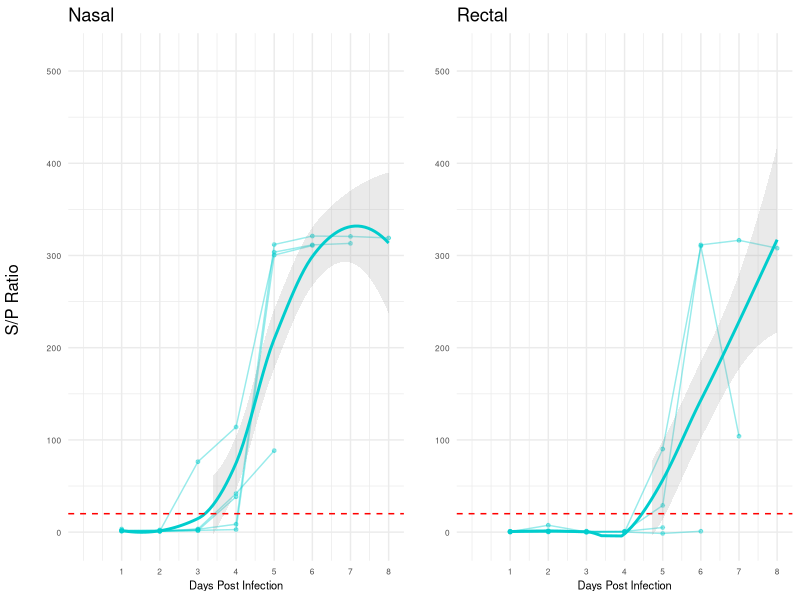
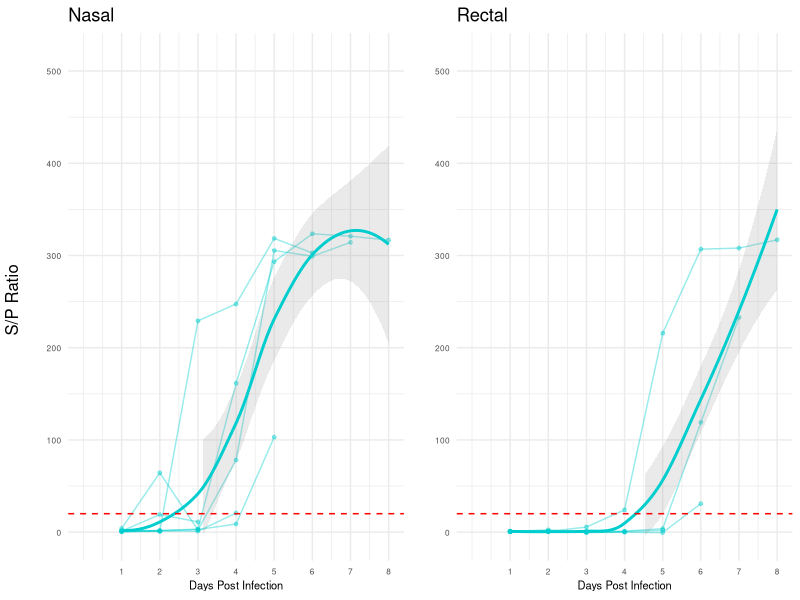
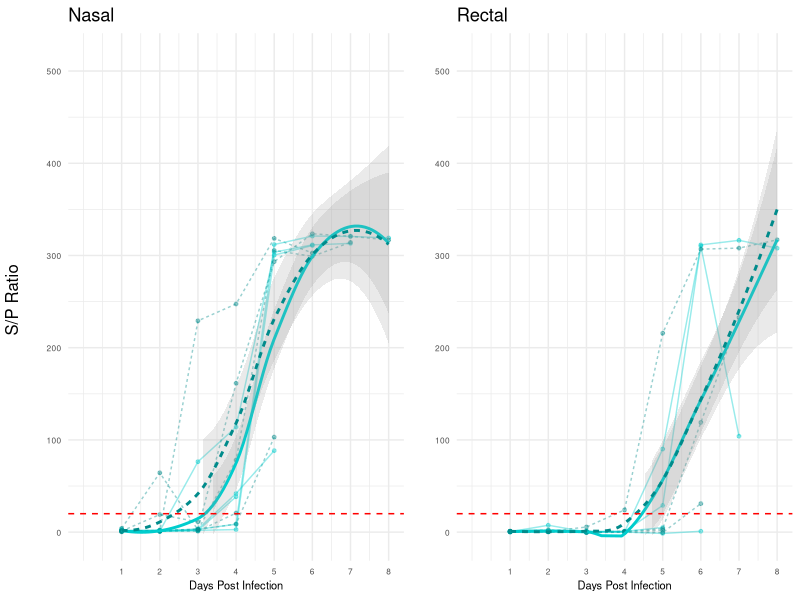
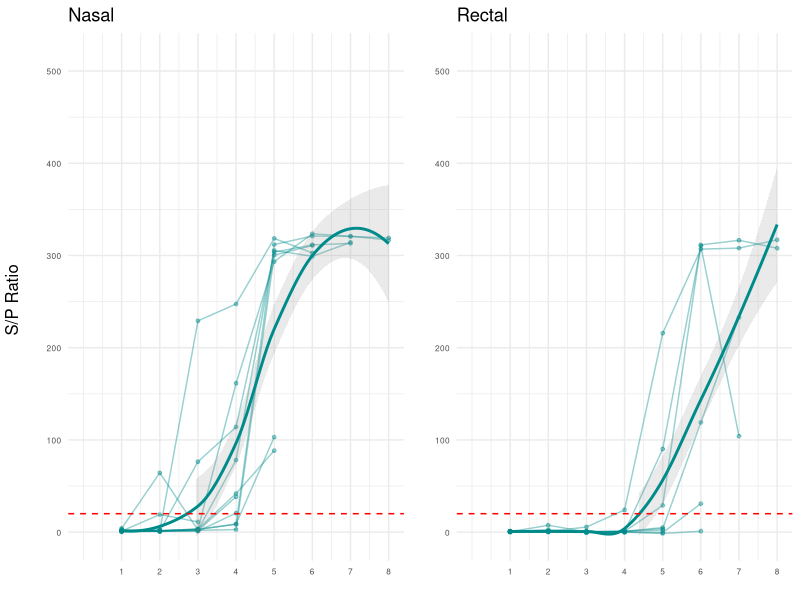

Write R code to recreate these figures, in order.

#############################################################################################################
# Code written by: Catherine M. Herzog, PhD MPH
# Code last modified on: April 8, 2024
# Code purpose: analyze and visualize AgELISA antigen data for goat sacrifice experiment

#############################################################################################################


######################
#  Load libraries ----
######################

library(ggplot2)   # for plotting figures
library(gridExtra) # for grid.arrange function in doing multiple plots for jpeg
library(tidyverse) # for piping %>%



###############################################
#  Molecular Data Import, Data Management  ----
###############################################

# Load the data by pointing to the location within the project that this data resides (do not need to setwd)
# Note: parenthesis are backward compared to Windows Explorer paths
molecdat <- read.csv("data/goat_sac/mol/molecdat_clean_goatsac.csv", header = TRUE, stringsAsFactors = FALSE)

# Making sure each variable (column in data frame) is of the correct data type (factor, numeric, character, etc)
molecdat_noc <- molecdat %>% select(eartag, expt, species, dpi, barn, od, sp, status, 
                                    od_f, sp_f, status_f, notes1, notes2)

molecdat_noc$eartag <- as.factor(molecdat_noc$eartag)
molecdat_noc$expt <- as.factor(molecdat_noc$expt)
molecdat_noc$species <- as.factor(molecdat_noc$species)
molecdat_noc$barn <- as.factor(molecdat_noc$barn)
molecdat_noc$status <- as.factor(molecdat_noc$status)
molecdat_noc$status_f <- as.factor(molecdat_noc$status_f)

# Setting the line and symbol colors for each barn and status
barncol <- c("2" = "cyan3", "6" = "cyan4")
color2 <- c("cyan4")


# Split data into each barn, and have combined barns
barn2_ag <- subset(molecdat_noc, barn == 2) 
barn6_ag <- subset(molecdat_noc, barn == 6)
barns26_ag <- subset(molecdat_noc, barn == 2 | barn == 6)


#####################
#  Barn 2 ----
#####################
# Barn 2: 8 Experimental Goats
# Smooth: LOESS 

ag_n_barn2 <- ggplot(barn2_ag, aes(dpi, sp, color = "cyan3")) +
              geom_line(aes(group = eartag), alpha = 0.4) +
              geom_point(size = 1, alpha = 0.4) +
              stat_smooth(method = "loess", formula = y ~ x, size =1, alpha = 0.2) +
              scale_x_continuous(limits = c(0,8), breaks = seq(0:8)) +
              scale_y_continuous(limits = c(-5, 515)) +
              labs(title = "Nasal", x = "Days Post Infection", y = "") +
              scale_color_manual(name = "Barn 2: Nasal Status", 
                                 #labels = c("Goats", "Goats"),
                                 values = "cyan3") +
              geom_hline(yintercept = 20, linetype ="dashed", color = "red") +
              theme_minimal() + 
              theme(legend.position = "none", axis.title.y = element_text(size = 8), 
                    axis.title.x = element_text(size = 8), axis.text=element_text(size=6))

ag_r_barn2 <- ggplot(barn2_ag, aes(dpi, sp_f, color = "cyan3")) +
              geom_line(aes(group = eartag), alpha = 0.4) +
              geom_point(size = 1, alpha = 0.4) +
              stat_smooth(method = "loess", formula = y ~ x, size =1, alpha = 0.2) +
              scale_x_continuous(limits = c(0,8), breaks = seq(0:8)) +
              scale_y_continuous(limits = c(-5, 515)) +
              labs(title = "Rectal", x = "Days Post Infection", y = "") +
              scale_color_manual(name = "Barn 2: Rectal Status", 
                                 #labels = c("Goats", "Goats"),
                                 values = "cyan3") +
              geom_hline(yintercept = 20, linetype ="dashed", color = "red") +
              theme_minimal() + 
              theme(legend.position = "none", axis.title.y = element_text(size = 8), 
                    axis.title.x = element_text(size = 8), axis.text=element_text(size=6))


#####################
#  Barn 6 ----
#####################
# Barn 6: 8 Experimental Goats
# Smooth: LOESS 

ag_n_barn6 <- ggplot(barn6_ag, aes(dpi, sp, color = "cyan3")) +
              geom_line(aes(group = eartag), alpha = 0.4) +
              geom_point(size = 1, alpha = 0.4) +
              stat_smooth(method = "loess", formula = y ~ x, size =1, alpha = 0.2) +
              scale_x_continuous(limits = c(0,8), breaks = seq(0:8)) +
              scale_y_continuous(limits = c(-5, 515)) +
              labs(title = "Nasal", x = "Days Post Infection", y = "") +
              scale_color_manual(name = "Barn 6: Nasal Status", 
                                 #labels = c("Goats", "Goats"),
                                 values = "cyan3") + 
              geom_hline(yintercept = 20, linetype ="dashed", color = "red") +
              theme_minimal() + 
              theme(legend.position = "none", axis.title.y = element_text(size = 8), 
                    axis.title.x = element_text(size = 8), axis.text=element_text(size=6))


ag_r_barn6 <- ggplot(barn6_ag, aes(dpi, sp_f, color = "cyan3")) +
              geom_line(aes(group = eartag), alpha = 0.4) +
              geom_point(size = 1, alpha = 0.4) +
              stat_smooth(method = "loess", formula = y ~ x, size =1, alpha = 0.2) +
              scale_x_continuous(limits = c(0,8), breaks = seq(0:8)) +
              scale_y_continuous(limits = c(-5, 515)) +
              labs(title = "Rectal", x = "Days Post Infection", y = "") +
              scale_color_manual(name = "Barn 6: Rectal Status", 
                                 #labels = c("Goats", "Goats"),
                                 values = "cyan3") +
              geom_hline(yintercept = 20, linetype ="dashed", color = "red") +
              theme_minimal() +
              theme(legend.position = "none", axis.title.y = element_text(size = 8), 
                    axis.title.x = element_text(size = 8), axis.text=element_text(size=6))




######################
#  Combined Barns ----
######################
# All experimental barns together, total 16 experimental Goats
# Smooth: LOESS 

ag_n_barns26 <- ggplot(barns26_ag, aes(dpi, sp, color = barn, linetype = barn)) +
                geom_line(aes(group = eartag, linetype = barn), alpha = 0.4) +
                geom_point(size = 1, alpha = 0.4) +
                stat_smooth(aes(group=barn), method = "loess", formula = y ~ x, size =1, alpha = 0.2) +
                scale_x_continuous(limits = c(0,8), breaks = seq(0:8)) +
                scale_y_continuous(limits = c(-5, 515)) +
                labs(title = "Nasal", x = "Days Post Infection", y = "") +
                scale_color_manual(#name = "Nasal Status", 
                                   #labels = c("Goats", "Goats"),
                                   values = barncol) +  
                geom_hline(yintercept = 20, linetype ="dashed", color = "red") +
                theme_minimal() +
                theme(legend.position = "none", axis.title.y = element_text(size = 8), 
                      axis.title.x = element_text(size = 8), axis.text=element_text(size=6))

ag_r_barns26 <- ggplot(barns26_ag, aes(dpi, sp_f, color = barn, linetype = barn)) +
                geom_line(aes(group = eartag, linetype = barn), alpha = 0.4) +
                geom_point(size = 1, alpha = 0.4) +
                stat_smooth(aes(group=barn), method = "loess", formula = y ~ x, size =1, alpha = 0.2) +
                scale_x_continuous(limits = c(0,8), breaks = seq(0:8)) +
                scale_y_continuous(limits = c(-5, 515)) +
                labs(title = "Rectal", x = "Days Post Infection", y = "") +
                scale_color_manual(#name = "Rectal Status", 
                                   #labels = c("Goats", "Goats"),
                                   values = barncol) +  
                geom_hline(yintercept = 20, linetype ="dashed", color = "red") +
                theme_minimal() +
                theme(legend.position = "none", axis.title.y = element_text(size = 8), 
                      axis.title.x = element_text(size = 8), axis.text=element_text(size=6))


ag_n_barns26c <- ggplot(barns26_ag, aes(dpi, sp, color = species)) +
                 geom_line(aes(group = eartag), alpha = 0.4) +
                 geom_point(size = 1, alpha = 0.4) +
                 stat_smooth(method = "loess", formula = y ~ x, size =1, alpha = 0.2) +
                 scale_x_continuous(limits = c(0,8), breaks = seq(0:8)) +
                 scale_y_continuous(limits = c(-5, 515)) +
                 labs(title = "Nasal", x = "", y = "") +
                 scale_color_manual(#name = "Nasal Status",
                   #labels = c("Goats"),
                   values = color2) +
                 geom_hline(yintercept = 20, linetype ="dashed", color = "red") +
                 theme_minimal() +
                 theme(legend.position = "none", axis.title.y = element_text(size = 8), 
                       axis.title.x = element_text(size = 8), axis.text=element_text(size=6))

ag_r_barns26c <- ggplot(barns26_ag, aes(dpi, sp_f, color = species)) +
                 geom_line(aes(group = eartag), alpha = 0.4) +
                 geom_point(size = 1, alpha = 0.4) +
                 stat_smooth(method = "loess", formula = y ~ x, size =1, alpha = 0.2) +
                 scale_x_continuous(limits = c(0,8), breaks = seq(0:8)) +
                 scale_y_continuous(limits = c(-5, 515)) +
                 labs(title = "Rectal", x = "", y = "") +
                 scale_color_manual(#name = "Rectal Status", 
                   #labels = c("Goats"),
                   values = color2) +  
                 geom_hline(yintercept = 20, linetype ="dashed", color = "red") +
                 theme_minimal() +
                 theme(legend.position = "none", axis.title.y = element_text(size = 8), 
                       axis.title.x = element_text(size = 8), axis.text=element_text(size=6))


########################################
#  Saving figures to file (as jpeg) ----
########################################

jpeg("output/goat_sac/pprv_goatsac_agelisa_barn2_todpi8.jpeg", width = 6, height = 3, units = "in", quality = 100, res = 600)
grid.arrange(ag_n_barn2, ag_r_barn2, ncol=2, left = "S/P Ratio")
invisible(dev.off())

jpeg("output/goat_sac/pprv_goatsac_agelisa_barn6_todpi8.jpeg", width = 6, height = 3, units = "in", quality = 100, res = 600)
grid.arrange(ag_n_barn6, ag_r_barn6, ncol=2, left = "S/P Ratio")
invisible(dev.off())

jpeg("output/goat_sac/pprv_goatsac_agelisa_barns26_todpi8.jpeg", width = 6, height = 3, units = "in", quality = 100, res = 600)
grid.arrange(ag_n_barns26, ag_r_barns26, ncol=2, left = "S/P Ratio")
invisible(dev.off())

jpeg("output/goat_sac/pprv_goatsac_agelisa_barns26c_todpi8.jpeg", width = 6, height = 3, units = "in", quality = 100, res = 600)
grid.arrange(ag_n_barns26c, ag_r_barns26c, ncol=2, left = "S/P Ratio")
invisible(dev.off())
